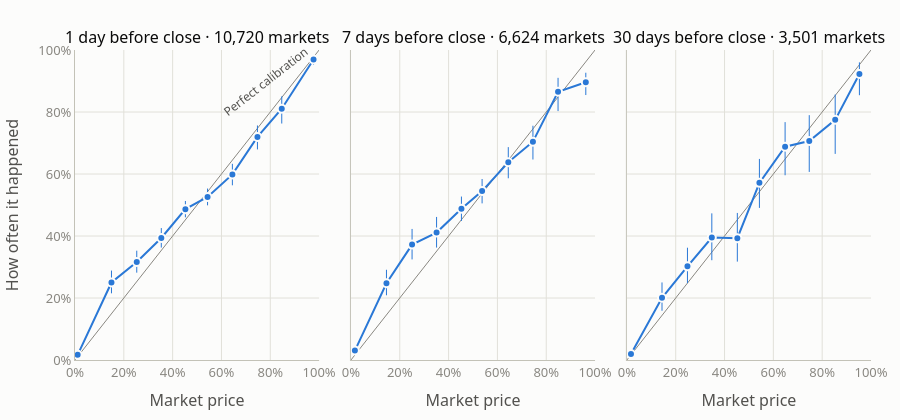

The notebook cell this image was saved under:
### Markdown cell above
## 1. The calibration curves

### Code cell
table = calibration_table(data)
calibration_figure(table).show()

### Figure 1 — Plotly figure (JSON) as saved in the notebook; plotly's stock layout.template omitted (floating-point values rounded to 4 significant figures)
{"data": [{"hoverinfo": "skip", "line": {"color": "#898781", "width": 1}, "mode": "lines", "showlegend": false, "type": "scatter", "x": [0, 1], "xaxis": "x", "y": [0, 1], "yaxis": "y"}, {"customdata": [["0–10%", 3721, 0.01302, 0.0213], ["10–20%", 532, 0.2151, 0.2885], ["20–30%", 658, 0.2817, 0.3526], ["30–40%", 922, 0.3627, 0.4256], ["40–50%", 1379, 0.4603, 0.513], ["50–60%", 1304, 0.4989, 0.5531], ["60–70%", 765, 0.5635, 0.6329], ["70–80%", 517, 0.6793, 0.7565], ["80–90%", 306, 0.7628, 0.8504], ["90–100%", 616, 0.9523, 0.9802]], "error_y": {"array": [0.004639, 0.0385, 0.03651, 0.03192, 0.02638, 0.02699, 0.03416, 0.037, 0.03996, 0.01101], "arrayminus": [0.003642, 0.03492, 0.03437, 0.03103, 0.02631, 0.02714, 0.03514, 0.04023, 0.04766, 0.01683], "color": "#2a78d6", "symmetric": false, "thickness": 1, "type": "data", "width": 0}, "hovertemplate": "Priced %{customdata[0]} (%{customdata[1]:,} markets)<br>Average price: %{x:.1%}<br>Happened: %{y:.1%} (95% CI %{customdata[2]:.1%}–%{customdata[3]:.1%})<extra></extra>", "line": {"color": "#2a78d6", "width": 2}, "marker": {"color": "#2a78d6", "line": {"color": "#fcfcfb", "width": 2}, "size": 8}, "mode": "lines+markers", "showlegend": false, "type": "scatter", "x": [0.01088, 0.1494, 0.253, 0.3536, 0.4523, 0.5431, 0.6447, 0.7474, 0.8469, 0.9772], "xaxis": "x", "y": [0.01666, 0.25, 0.3161, 0.3937, 0.4866, 0.5261, 0.5987, 0.7195, 0.8105, 0.9692], "yaxis": "y"}, {"hoverinfo": "skip", "line": {"color": "#898781", "width": 1}, "mode": "lines", "showlegend": false, "type": "scatter", "x": [0, 1], "xaxis": "x2", "y": [0, 1], "yaxis": "y2"}, {"customdata": [["0–10%", 3181, 0.02506, 0.03706], ["10–20%", 420, 0.2088, 0.2911], ["20–30%", 368, 0.3244, 0.4228], ["30–40%", 377, 0.3626, 0.4615], ["40–50%", 615, 0.4485, 0.5273], ["50–60%", 613, 0.5053, 0.5839], ["60–70%", 348, 0.5862, 0.6867], ["70–80%", 267, 0.6468, 0.7557], ["80–90%", 156, 0.803, 0.9102], ["90–100%", 279, 0.8547, 0.9266]], "error_y": {"array": [0.006565, 0.04344, 0.05047, 0.05032, 0.03946, 0.03902, 0.04874, 0.05154, 0.04486, 0.03059], "arrayminus": [0.005432, 0.03887, 0.04783, 0.04853, 0.03931, 0.03958, 0.05175, 0.05733, 0.06242, 0.04135], "color": "#2a78d6", "symmetric": false, "thickness": 1, "type": "data", "width": 0}, "hovertemplate": "Priced %{customdata[0]} (%{customdata[1]:,} markets)<br>Average price: %{x:.1%}<br>Happened: %{y:.1%} (95% CI %{customdata[2]:.1%}–%{customdata[3]:.1%})<extra></extra>", "line": {"color": "#2a78d6", "width": 2}, "marker": {"color": "#2a78d6", "line": {"color": "#fcfcfb", "width": 2}, "size": 8}, "mode": "lines+markers", "showlegend": false, "type": "scatter", "x": [0.01616, 0.1455, 0.2504, 0.3508, 0.4526, 0.5373, 0.6446, 0.7455, 0.8484, 0.9621], "xaxis": "x2", "y": [0.03049, 0.2476, 0.3723, 0.4111, 0.4878, 0.5449, 0.6379, 0.7041, 0.8654, 0.8961], "yaxis": "y2"}, {"hoverinfo": "skip", "line": {"color": "#898781", "width": 1}, "mode": "lines", "showlegend": false, "type": "scatter", "x": [0, 1], "xaxis": "x3", "y": [0, 1], "yaxis": "y3"}, {"customdata": [["0–10%", 2138, 0.01417, 0.02591], ["10–20%", 294, 0.1589, 0.2502], ["20–30%", 245, 0.248, 0.3622], ["30–40%", 157, 0.3218, 0.473], ["40–50%", 145, 0.3173, 0.4744], ["50–60%", 147, 0.4906, 0.6486], ["60–70%", 109, 0.596, 0.7674], ["70–80%", 92, 0.6067, 0.7898], ["80–90%", 71, 0.6648, 0.8563], ["90–100%", 103, 0.8542, 0.9601]], "error_y": {"array": [0.006734, 0.04951, 0.06019, 0.0781, 0.08128, 0.07718, 0.07932, 0.08326, 0.08161, 0.03779], "arrayminus": [0.00501, 0.04179, 0.05407, 0.07308, 0.07576, 0.08081, 0.09212, 0.09982, 0.1098, 0.06816], "color": "#2a78d6", "symmetric": false, "thickness": 1, "type": "data", "width": 0}, "hovertemplate": "Priced %{customdata[0]} (%{customdata[1]:,} markets)<br>Average price: %{x:.1%}<br>Happened: %{y:.1%} (95% CI %{customdata[2]:.1%}–%{customdata[3]:.1%})<extra></extra>", "line": {"color": "#2a78d6", "width": 2}, "marker": {"color": "#2a78d6", "line": {"color": "#fcfcfb", "width": 2}, "size": 8}, "mode": "lines+markers", "showlegend": false, "type": "scatter", "x": [0.01676, 0.1438, 0.2481, 0.3479, 0.4524, 0.5429, 0.6481, 0.7471, 0.8533, 0.9525], "xaxis": "x3", "y": [0.01918, 0.2007, 0.302, 0.3949, 0.3931, 0.5714, 0.6881, 0.7065, 0.7746, 0.9223], "yaxis": "y3"}], "layout": {"annotations": [{"font": {"size": 16}, "showarrow": false, "text": "1 day before close · 10,720 markets", "x": 0.1533, "xanchor": "center", "xref": "paper", "y": 1.0, "yanchor": "bottom", "yref": "paper"}, {"font": {"size": 16}, "showarrow": false, "text": "7 days before close · 6,624 markets", "x": 0.5, "xanchor": "center", "xref": "paper", "y": 1.0, "yanchor": "bottom", "yref": "paper"}, {"font": {"size": 16}, "showarrow": false, "text": "30 days before close · 3,501 markets", "x": 0.8467, "xanchor": "center", "xref": "paper", "y": 1.0, "yanchor": "bottom", "yref": "paper"}, {"font": {"color": "#52514e", "size": 12}, "showarrow": false, "text": "Perfect calibration", "textangle": -38, "x": 0.78, "xref": "x", "y": 0.9, "yref": "y"}], "font": {"color": "#0b0b0b", "family": "system-ui, -apple-system, Segoe UI, sans-serif", "size": 13}, "height": 420, "hoverlabel": {"bgcolor": "white", "font": {"color": "#0b0b0b"}}, "margin": {"b": 60, "l": 70, "r": 20, "t": 50}, "paper_bgcolor": "#fcfcfb", "plot_bgcolor": "#fcfcfb", "xaxis": {"anchor": "y", "domain": [0.0, 0.3067], "dtick": 0.2, "gridcolor": "#e1e0d9", "gridwidth": 1, "linecolor": "#c3c2b7", "range": [0, 1], "showline": true, "tickfont": {"color": "#898781"}, "tickformat": ".0%", "ticks": "", "title": {"font": {"color": "#52514e"}, "text": "Market price"}, "zeroline": false}, "xaxis2": {"anchor": "y2", "domain": [0.3467, 0.6533], "dtick": 0.2, "gridcolor": "#e1e0d9", "gridwidth": 1, "linecolor": "#c3c2b7", "range": [0, 1], "showline": true, "tickfont": {"color": "#898781"}, "tickformat": ".0%", "ticks": "", "title": {"font": {"color": "#52514e"}, "text": "Market price"}, "zeroline": false}, "xaxis3": {"anchor": "y3", "domain": [0.6933, 1.0], "dtick": 0.2, "gridcolor": "#e1e0d9", "gridwidth": 1, "linecolor": "#c3c2b7", "range": [0, 1], "showline": true, "tickfont": {"color": "#898781"}, "tickformat": ".0%", "ticks": "", "title": {"font": {"color": "#52514e"}, "text": "Market price"}, "zeroline": false}, "yaxis": {"anchor": "x", "domain": [0.0, 1.0], "dtick": 0.2, "gridcolor": "#e1e0d9", "gridwidth": 1, "linecolor": "#c3c2b7", "range": [0, 1], "showline": true, "tickfont": {"color": "#898781"}, "tickformat": ".0%", "ticks": "", "title": {"font": {"color": "#52514e"}, "text": "How often it happened"}, "zeroline": false}, "yaxis2": {"anchor": "x2", "domain": [0.0, 1.0], "dtick": 0.2, "gridcolor": "#e1e0d9", "gridwidth": 1, "linecolor": "#c3c2b7", "matches": "y", "range": [0, 1], "showline": true, "showticklabels": false, "tickfont": {"color": "#898781"}, "tickformat": ".0%", "ticks": "", "zeroline": false}, "yaxis3": {"anchor": "x3", "domain": [0.0, 1.0], "dtick": 0.2, "gridcolor": "#e1e0d9", "gridwidth": 1, "linecolor": "#c3c2b7", "matches": "y", "range": [0, 1], "showline": true, "showticklabels": false, "tickfont": {"color": "#898781"}, "tickformat": ".0%", "ticks": "", "zeroline": false}}}
